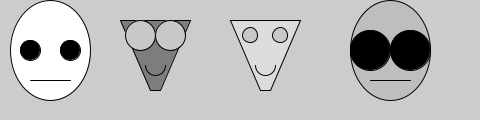
Frame 1 (no input)
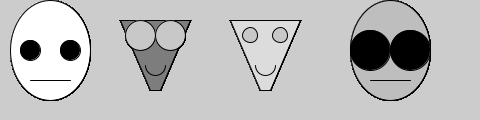
Frame 60 (the mouse pressed at the canvas centre just before this capture)
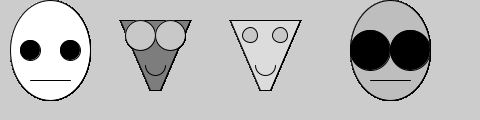
Frame 120 (the mouse held since frame 60 and released just before this capture)

The Processing sketch that drew these frames (run headless with seeded random() and noise(); from frame 60 on, the mouse is pressed at the canvas centre):

// Processing sketch: processing_79418
// ── processing_79418.pde

void setup () {
  size(480, 120);
}
void draw() {
  juan(10, 10, 255, 20);
  pedro(110, 10, 125, 30);
  juan (350, 10, 190, 40);
  pedro(220, 10, 220, 15);
}
void juan(int x, int y, color c, int sizeOjos) {
  pushMatrix();
  translate(x, y);
  fill(c);
  ellipse (40, 40, 80, 100);
  fill(0);
  ellipse(20, 40, sizeOjos, sizeOjos);
  ellipse(60, 40, sizeOjos, sizeOjos);
  stroke(0);
  line(20, 70, 60, 70);

  popMatrix();
}
void pedro(int x, int y, color c, int sizeOjos) {
  pushMatrix();
  translate(x, y);
  fill(c);
  quad (10, 10, 80, 10, 50, 80, 40, 80);
  fill(200);
  ellipse(30, 25, sizeOjos, sizeOjos);
  ellipse(60, 25, sizeOjos, sizeOjos);
  stroke(0);
  fill (c);
  arc(45, 55, 20, 20, 0, PI);


  popMatrix();
}
